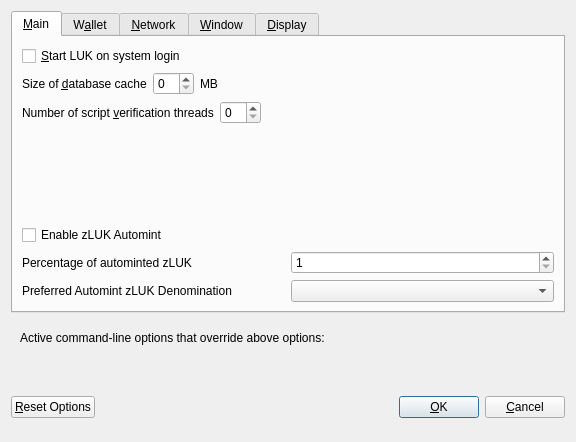
<?xml version="1.0" encoding="UTF-8"?>
<ui version="4.0">
 <class>OptionsDialog</class>
 <widget class="QDialog" name="OptionsDialog">
  <property name="geometry">
   <rect>
    <x>0</x>
    <y>0</y>
    <width>576</width>
    <height>442</height>
   </rect>
  </property>
  <property name="windowTitle">
   <string>Options</string>
  </property>
  <property name="modal">
   <bool>true</bool>
  </property>
  <layout class="QVBoxLayout" name="verticalLayout">
   <item>
    <widget class="QTabWidget" name="tabWidget">
     <property name="currentIndex">
      <number>0</number>
     </property>
     <widget class="QWidget" name="tabMain">
      <attribute name="title">
       <string>&amp;Main</string>
      </attribute>
      <layout class="QVBoxLayout" name="verticalLayout_Main">
       <item>
        <widget class="QCheckBox" name="bitcoinAtStartup">
         <property name="toolTip">
          <string>Automatically start LUK after logging in to the system.</string>
         </property>
         <property name="text">
          <string>&amp;Start LUK on system login</string>
         </property>
        </widget>
       </item>
       <item>
        <layout class="QHBoxLayout" name="horizontalLayout_2_Main">
         <item>
          <widget class="QLabel" name="databaseCacheLabel">
           <property name="text">
            <string>Size of &amp;database cache</string>
           </property>
           <property name="textFormat">
            <enum>Qt::PlainText</enum>
           </property>
           <property name="buddy">
            <cstring>databaseCache</cstring>
           </property>
          </widget>
         </item>
         <item>
          <widget class="QSpinBox" name="databaseCache"/>
         </item>
         <item>
          <widget class="QLabel" name="databaseCacheUnitLabel">
           <property name="text">
            <string>MB</string>
           </property>
           <property name="textFormat">
            <enum>Qt::PlainText</enum>
           </property>
          </widget>
         </item>
         <item>
          <spacer name="horizontalSpacer_2_Main">
           <property name="orientation">
            <enum>Qt::Horizontal</enum>
           </property>
           <property name="sizeHint" stdset="0">
            <size>
             <width>40</width>
             <height>20</height>
            </size>
           </property>
          </spacer>
         </item>
        </layout>
       </item>
       <item>
        <layout class="QHBoxLayout" name="horizontalLayout_3_Main">
         <item>
          <widget class="QLabel" name="threadsScriptVerifLabel">
           <property name="text">
            <string>Number of script &amp;verification threads</string>
           </property>
           <property name="textFormat">
            <enum>Qt::PlainText</enum>
           </property>
           <property name="buddy">
            <cstring>threadsScriptVerif</cstring>
           </property>
          </widget>
         </item>
         <item>
          <widget class="QSpinBox" name="threadsScriptVerif">
           <property name="toolTip">
            <string>(0 = auto, &lt;0 = leave that many cores free)</string>
           </property>
          </widget>
         </item>
         <item>
          <spacer name="horizontalSpacer_3_Main">
           <property name="orientation">
            <enum>Qt::Horizontal</enum>
           </property>
           <property name="sizeHint" stdset="0">
            <size>
             <width>40</width>
             <height>20</height>
            </size>
           </property>
          </spacer>
         </item>
        </layout>
       </item>
       <item>
        <spacer name="verticalSpacer_2">
         <property name="orientation">
          <enum>Qt::Vertical</enum>
         </property>
         <property name="sizeHint" stdset="0">
          <size>
           <width>20</width>
           <height>40</height>
          </size>
         </property>
        </spacer>
       </item>
       <item>
        <widget class="QCheckBox" name="checkBoxZeromintEnable">
         <property name="toolTip">
          <string>Enable automatic minting of LUK units to zLUK</string>
         </property>
         <property name="layoutDirection">
          <enum>Qt::LeftToRight</enum>
         </property>
         <property name="text">
          <string>Enable zLUK Automint</string>
         </property>
        </widget>
       </item>
       <item>
        <layout class="QHBoxLayout" name="horizontalLayout_3">
         <item>
          <widget class="QLabel" name="percentage_label">
           <property name="toolTip">
            <string>Percentage of incoming LUK which get automatically converted to zLUK via Zerocoin Protocol (min: 10%)</string>
           </property>
           <property name="text">
            <string>Percentage of autominted zLUK</string>
           </property>
          </widget>
         </item>
         <item>
          <widget class="QSpinBox" name="zeromintPercentage">
           <property name="minimum">
            <number>1</number>
           </property>
           <property name="maximum">
            <number>100</number>
           </property>
          </widget>
         </item>
        </layout>
       </item>
       <item>
        <layout class="QHBoxLayout" name="horizontalLayout" stretch="0,0">
         <property name="sizeConstraint">
          <enum>QLayout::SetFixedSize</enum>
         </property>
         <item>
          <widget class="QLabel" name="labelPreferredDenom">
           <property name="maximumSize">
            <size>
             <width>16777215</width>
             <height>16777215</height>
            </size>
           </property>
           <property name="toolTip">
            <string>Wait with automatic conversion to Zerocoin until enough LUK for this denomination is available</string>
           </property>
           <property name="text">
            <string>Preferred Automint zLUK Denomination</string>
           </property>
          </widget>
         </item>
         <item>
          <widget class="QComboBox" name="preferredDenom">
           <property name="maximumSize">
            <size>
             <width>16777215</width>
             <height>27</height>
            </size>
           </property>
           <property name="toolTip">
            <string>Wait with automatic conversion to Zerocoin until enough LUK for this denomination is available</string>
           </property>
           <property name="maxVisibleItems">
            <number>9</number>
           </property>
           <property name="maxCount">
            <number>9</number>
           </property>
          </widget>
         </item>
        </layout>
       </item>
      </layout>
     </widget>
     <widget class="QWidget" name="tabWallet">
      <attribute name="title">
       <string>W&amp;allet</string>
      </attribute>
      <layout class="QVBoxLayout" name="verticalLayout_Wallet">
       <item>
        <layout class="QHBoxLayout" name="horizontalLayout_2_Wallet">
         <item>
          <widget class="QLabel" name="labelStakeSplitThresholdText">
           <property name="text">
            <string>Stake split threshold:</string>
           </property>
          </widget>
         </item>
         <item>
          <widget class="QSpinBox" name="spinBoxStakeSplitThreshold">
           <property name="minimum">
            <number>1</number>
           </property>
           <property name="maximum">
            <number>999999</number>
           </property>
          </widget>
         </item>
        </layout>
       </item>
       <item>
        <widget class="QGroupBox" name="groupBox">
         <property name="title">
          <string>Expert</string>
         </property>
         <layout class="QVBoxLayout" name="verticalLayout_2">
          <item>
           <widget class="QCheckBox" name="coinControlFeatures">
            <property name="toolTip">
             <string>Whether to show coin control features or not.</string>
            </property>
            <property name="text">
             <string>Enable coin &amp;control features</string>
            </property>
           </widget>
          </item>
          <item>
           <widget class="QCheckBox" name="showMasternodesTab">
            <property name="toolTip">
             <string>Show additional tab listing all your masternodes in first sub-tab&lt;br/&gt;and all masternodes on the network in second sub-tab.</string>
            </property>
            <property name="text">
             <string>Show Masternodes Tab</string>
            </property>
           </widget>
          </item>
          <item>
           <widget class="QCheckBox" name="spendZeroConfChange">
            <property name="toolTip">
             <string>If you disable the spending of unconfirmed change, the change from a transaction&lt;br/&gt;cannot be used until that transaction has at least one confirmation.&lt;br/&gt;This also affects how your balance is computed.</string>
            </property>
            <property name="text">
             <string>&amp;Spend unconfirmed change</string>
            </property>
           </widget>
          </item>
         </layout>
        </widget>
       </item>
       <item>
        <spacer name="verticalSpacer_Wallet">
         <property name="orientation">
          <enum>Qt::Vertical</enum>
         </property>
         <property name="sizeHint" stdset="0">
          <size>
           <width>20</width>
           <height>40</height>
          </size>
         </property>
        </spacer>
       </item>
      </layout>
     </widget>
     <widget class="QWidget" name="tabNetwork">
      <attribute name="title">
       <string>&amp;Network</string>
      </attribute>
      <layout class="QVBoxLayout" name="verticalLayout_Network">
       <item>
        <widget class="QCheckBox" name="mapPortUpnp">
         <property name="toolTip">
          <string>Automatically open the LUK client port on the router. This only works when your router supports UPnP and it is enabled.</string>
         </property>
         <property name="text">
          <string>Map port using &amp;UPnP</string>
         </property>
        </widget>
       </item>
       <item>
        <widget class="QCheckBox" name="allowIncoming">
         <property name="toolTip">
          <string>Accept connections from outside</string>
         </property>
         <property name="text">
          <string>Allow incoming connections</string>
         </property>
        </widget>
       </item>
       <item>
        <widget class="QCheckBox" name="connectSocks">
         <property name="toolTip">
          <string>Connect to the LUK network through a SOCKS5 proxy.</string>
         </property>
         <property name="text">
          <string>&amp;Connect through SOCKS5 proxy (default proxy):</string>
         </property>
        </widget>
       </item>
       <item>
        <layout class="QHBoxLayout" name="horizontalLayout_1_Network">
         <item>
          <widget class="QLabel" name="proxyIpLabel">
           <property name="text">
            <string>Proxy &amp;IP:</string>
           </property>
           <property name="textFormat">
            <enum>Qt::PlainText</enum>
           </property>
           <property name="buddy">
            <cstring>proxyIp</cstring>
           </property>
          </widget>
         </item>
         <item>
          <widget class="QValidatedLineEdit" name="proxyIp">
           <property name="minimumSize">
            <size>
             <width>140</width>
             <height>0</height>
            </size>
           </property>
           <property name="maximumSize">
            <size>
             <width>140</width>
             <height>16777215</height>
            </size>
           </property>
           <property name="toolTip">
            <string>IP address of the proxy (e.g. IPv4: 127.0.0.1 / IPv6: ::1)</string>
           </property>
          </widget>
         </item>
         <item>
          <widget class="QLabel" name="proxyPortLabel">
           <property name="text">
            <string>&amp;Port:</string>
           </property>
           <property name="textFormat">
            <enum>Qt::PlainText</enum>
           </property>
           <property name="buddy">
            <cstring>proxyPort</cstring>
           </property>
          </widget>
         </item>
         <item>
          <widget class="QLineEdit" name="proxyPort">
           <property name="minimumSize">
            <size>
             <width>55</width>
             <height>0</height>
            </size>
           </property>
           <property name="maximumSize">
            <size>
             <width>55</width>
             <height>16777215</height>
            </size>
           </property>
           <property name="toolTip">
            <string>Port of the proxy (e.g. 9050)</string>
           </property>
          </widget>
         </item>
         <item>
          <spacer name="horizontalSpacer_1_Network">
           <property name="orientation">
            <enum>Qt::Horizontal</enum>
           </property>
           <property name="sizeHint" stdset="0">
            <size>
             <width>40</width>
             <height>20</height>
            </size>
           </property>
          </spacer>
         </item>
        </layout>
       </item>
       <item>
        <spacer name="verticalSpacer_Network">
         <property name="orientation">
          <enum>Qt::Vertical</enum>
         </property>
         <property name="sizeHint" stdset="0">
          <size>
           <width>20</width>
           <height>40</height>
          </size>
         </property>
        </spacer>
       </item>
      </layout>
     </widget>
     <widget class="QWidget" name="tabWindow">
      <attribute name="title">
       <string>&amp;Window</string>
      </attribute>
      <layout class="QVBoxLayout" name="verticalLayout_Window">
       <item>
        <widget class="QCheckBox" name="minimizeToTray">
         <property name="toolTip">
          <string>Show only a tray icon after minimizing the window.</string>
         </property>
         <property name="text">
          <string>&amp;Minimize to the tray instead of the taskbar</string>
         </property>
        </widget>
       </item>
       <item>
        <widget class="QCheckBox" name="minimizeOnClose">
         <property name="toolTip">
          <string>Minimize instead of exit the application when the window is closed. When this option is enabled, the application will be closed only after selecting Quit in the menu.</string>
         </property>
         <property name="text">
          <string>M&amp;inimize on close</string>
         </property>
        </widget>
       </item>
       <item>
        <spacer name="verticalSpacer_Window">
         <property name="orientation">
          <enum>Qt::Vertical</enum>
         </property>
         <property name="sizeHint" stdset="0">
          <size>
           <width>20</width>
           <height>40</height>
          </size>
         </property>
        </spacer>
       </item>
      </layout>
     </widget>
     <widget class="QWidget" name="tabDisplay">
      <attribute name="title">
       <string>&amp;Display</string>
      </attribute>
      <layout class="QVBoxLayout" name="verticalLayout_Display">
       <item>
        <layout class="QHBoxLayout" name="horizontalLayout_1_Display">
         <item>
          <widget class="QLabel" name="langLabel">
           <property name="text">
            <string>User Interface &amp;language:</string>
           </property>
           <property name="textFormat">
            <enum>Qt::PlainText</enum>
           </property>
           <property name="buddy">
            <cstring>lang</cstring>
           </property>
          </widget>
         </item>
         <item>
          <widget class="QValueComboBox" name="lang">
           <property name="toolTip">
            <string>The user interface language can be set here. This setting will take effect after restarting LUK.</string>
           </property>
          </widget>
         </item>
        </layout>
       </item>
       <item>
        <widget class="QLabel" name="label_3">
         <property name="toolTip">
          <string notr="true"/>
         </property>
         <property name="statusTip">
          <string notr="true"/>
         </property>
         <property name="whatsThis">
          <string notr="true"/>
         </property>
         <property name="accessibleName">
          <string notr="true"/>
         </property>
         <property name="text">
          <string>Language missing or translation incomplete? Help contributing translations here:
https://www.transifex.com/luckycoin-project/luckycoin-project-translations</string>
         </property>
         <property name="wordWrap">
          <bool>true</bool>
         </property>
         <property name="openExternalLinks">
          <bool>true</bool>
         </property>
         <property name="textInteractionFlags">
          <set>Qt::TextBrowserInteraction</set>
         </property>
        </widget>
       </item>
       <item>
        <layout class="QHBoxLayout" name="horizontalLayout_4_Display" stretch="0,0">
         <item>
          <widget class="QLabel" name="themeLabel">
           <property name="text">
            <string>User Interface Theme:</string>
           </property>
          </widget>
         </item>
         <item>
          <widget class="QValueComboBox" name="theme"/>
         </item>
        </layout>
       </item>
       <item>
        <widget class="Line" name="line">
         <property name="orientation">
          <enum>Qt::Horizontal</enum>
         </property>
        </widget>
       </item>
       <item>
        <layout class="QHBoxLayout" name="horizontalLayout_2_Display">
         <item>
          <widget class="QLabel" name="unitLabel">
           <property name="text">
            <string>&amp;Unit to show amounts in:</string>
           </property>
           <property name="textFormat">
            <enum>Qt::PlainText</enum>
           </property>
           <property name="buddy">
            <cstring>unit</cstring>
           </property>
          </widget>
         </item>
         <item>
          <widget class="QValueComboBox" name="unit">
           <property name="toolTip">
            <string>Choose the default subdivision unit to show in the interface and when sending coins.</string>
           </property>
          </widget>
         </item>
        </layout>
       </item>
       <item>
        <layout class="QHBoxLayout" name="horizontalLayout_5_Display">
         <item>
          <widget class="QLabel" name="digitsLabel">
           <property name="text">
            <string>Decimal digits</string>
           </property>
          </widget>
         </item>
         <item>
          <widget class="QValueComboBox" name="digits"/>
         </item>
        </layout>
       </item>
       <item>
        <widget class="QCheckBox" name="checkBoxHideZeroBalances">
         <property name="toolTip">
          <string>Hide empty balances</string>
         </property>
         <property name="layoutDirection">
          <enum>Qt::LeftToRight</enum>
         </property>
         <property name="text">
          <string>Hide empty balances</string>
         </property>
        </widget>
       </item>
       <item>
        <layout class="QHBoxLayout" name="horizontalLayout_3_Display">
         <item>
          <widget class="QLabel" name="thirdPartyTxUrlsLabel">
           <property name="toolTip">
            <string>Third party URLs (e.g. a block explorer) that appear in the transactions tab as context menu items. %s in the URL is replaced by transaction hash. Multiple URLs are separated by vertical bar |.</string>
           </property>
           <property name="text">
            <string>Third party transaction URLs</string>
           </property>
           <property name="buddy">
            <cstring>thirdPartyTxUrls</cstring>
           </property>
          </widget>
         </item>
         <item>
          <widget class="QLineEdit" name="thirdPartyTxUrls">
           <property name="toolTip">
            <string>Third party URLs (e.g. a block explorer) that appear in the transactions tab as context menu items. %s in the URL is replaced by transaction hash. Multiple URLs are separated by vertical bar |.</string>
           </property>
          </widget>
         </item>
        </layout>
       </item>
       <item>
        <spacer name="verticalSpacer">
         <property name="orientation">
          <enum>Qt::Vertical</enum>
         </property>
         <property name="sizeHint" stdset="0">
          <size>
           <width>20</width>
           <height>40</height>
          </size>
         </property>
        </spacer>
       </item>
      </layout>
     </widget>
    </widget>
   </item>
   <item>
    <widget class="QFrame" name="frame">
     <layout class="QVBoxLayout" name="verticalLayout_Bottom">
      <item>
       <layout class="QHBoxLayout" name="horizontalLayout_Bottom">
        <item>
         <widget class="QLabel" name="overriddenByCommandLineInfoLabel">
          <property name="text">
           <string>Active command-line options that override above options:</string>
          </property>
          <property name="textFormat">
           <enum>Qt::PlainText</enum>
          </property>
         </widget>
        </item>
        <item>
         <spacer name="horizontalSpacer_Bottom">
          <property name="orientation">
           <enum>Qt::Horizontal</enum>
          </property>
          <property name="sizeHint" stdset="0">
           <size>
            <width>40</width>
            <height>20</height>
           </size>
          </property>
         </spacer>
        </item>
       </layout>
      </item>
      <item>
       <widget class="QLabel" name="overriddenByCommandLineLabel">
        <property name="text">
         <string/>
        </property>
        <property name="textFormat">
         <enum>Qt::PlainText</enum>
        </property>
        <property name="wordWrap">
         <bool>true</bool>
        </property>
       </widget>
      </item>
     </layout>
    </widget>
   </item>
   <item>
    <layout class="QHBoxLayout" name="horizontalLayout_Buttons">
     <item>
      <widget class="QPushButton" name="resetButton">
       <property name="toolTip">
        <string>Reset all client options to default.</string>
       </property>
       <property name="text">
        <string>&amp;Reset Options</string>
       </property>
       <property name="autoDefault">
        <bool>false</bool>
       </property>
      </widget>
     </item>
     <item>
      <spacer name="horizontalSpacer_1">
       <property name="orientation">
        <enum>Qt::Horizontal</enum>
       </property>
       <property name="sizeHint" stdset="0">
        <size>
         <width>40</width>
         <height>48</height>
        </size>
       </property>
      </spacer>
     </item>
     <item>
      <widget class="QLabel" name="statusLabel">
       <property name="minimumSize">
        <size>
         <width>200</width>
         <height>0</height>
        </size>
       </property>
       <property name="font">
        <font>
         <weight>75</weight>
         <bold>true</bold>
        </font>
       </property>
       <property name="text">
        <string/>
       </property>
       <property name="textFormat">
        <enum>Qt::PlainText</enum>
       </property>
       <property name="wordWrap">
        <bool>true</bool>
       </property>
      </widget>
     </item>
     <item>
      <spacer name="horizontalSpacer_2">
       <property name="orientation">
        <enum>Qt::Horizontal</enum>
       </property>
       <property name="sizeHint" stdset="0">
        <size>
         <width>40</width>
         <height>48</height>
        </size>
       </property>
      </spacer>
     </item>
     <item>
      <widget class="QPushButton" name="okButton">
       <property name="text">
        <string>&amp;OK</string>
       </property>
       <property name="autoDefault">
        <bool>false</bool>
       </property>
       <property name="default">
        <bool>true</bool>
       </property>
      </widget>
     </item>
     <item>
      <widget class="QPushButton" name="cancelButton">
       <property name="text">
        <string>&amp;Cancel</string>
       </property>
       <property name="autoDefault">
        <bool>false</bool>
       </property>
      </widget>
     </item>
    </layout>
   </item>
  </layout>
 </widget>
 <customwidgets>
  <customwidget>
   <class>QValidatedLineEdit</class>
   <extends>QLineEdit</extends>
   <header>qvalidatedlineedit.h</header>
  </customwidget>
  <customwidget>
   <class>QValueComboBox</class>
   <extends>QComboBox</extends>
   <header>qvaluecombobox.h</header>
  </customwidget>
 </customwidgets>
 <resources/>
 <connections/>
</ui>
